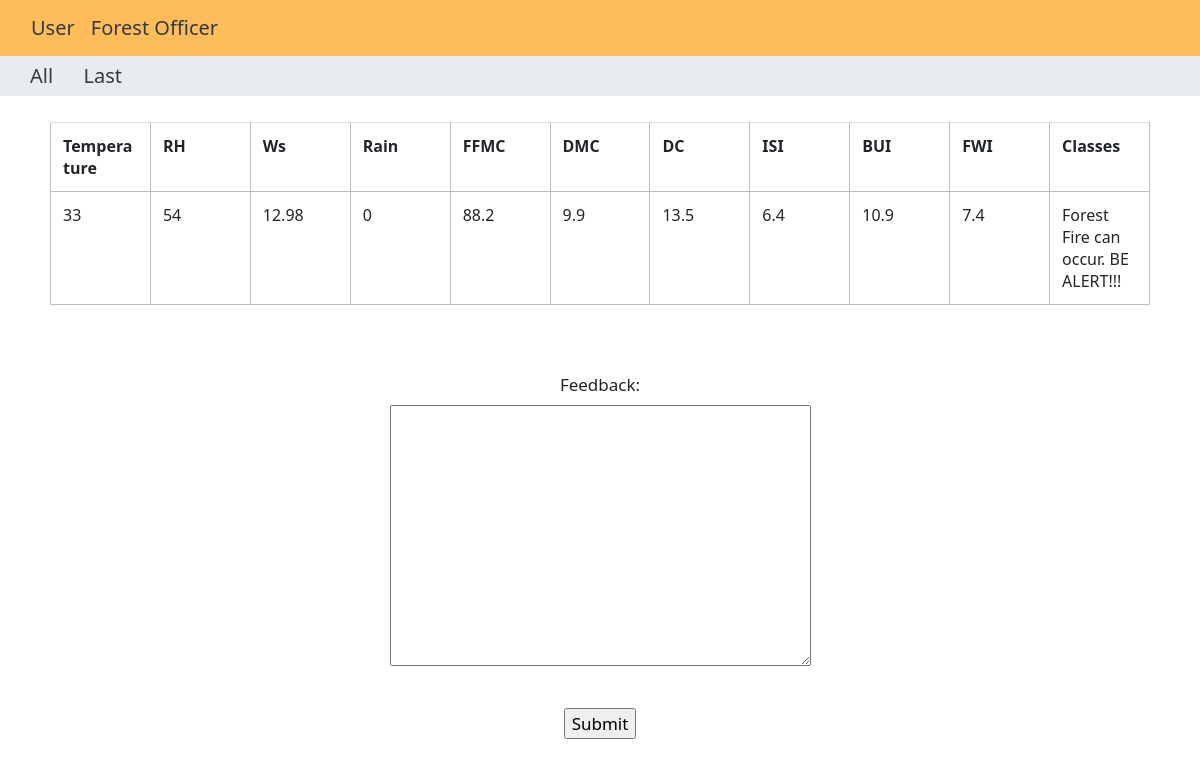
The app's page /last_users/, older data.
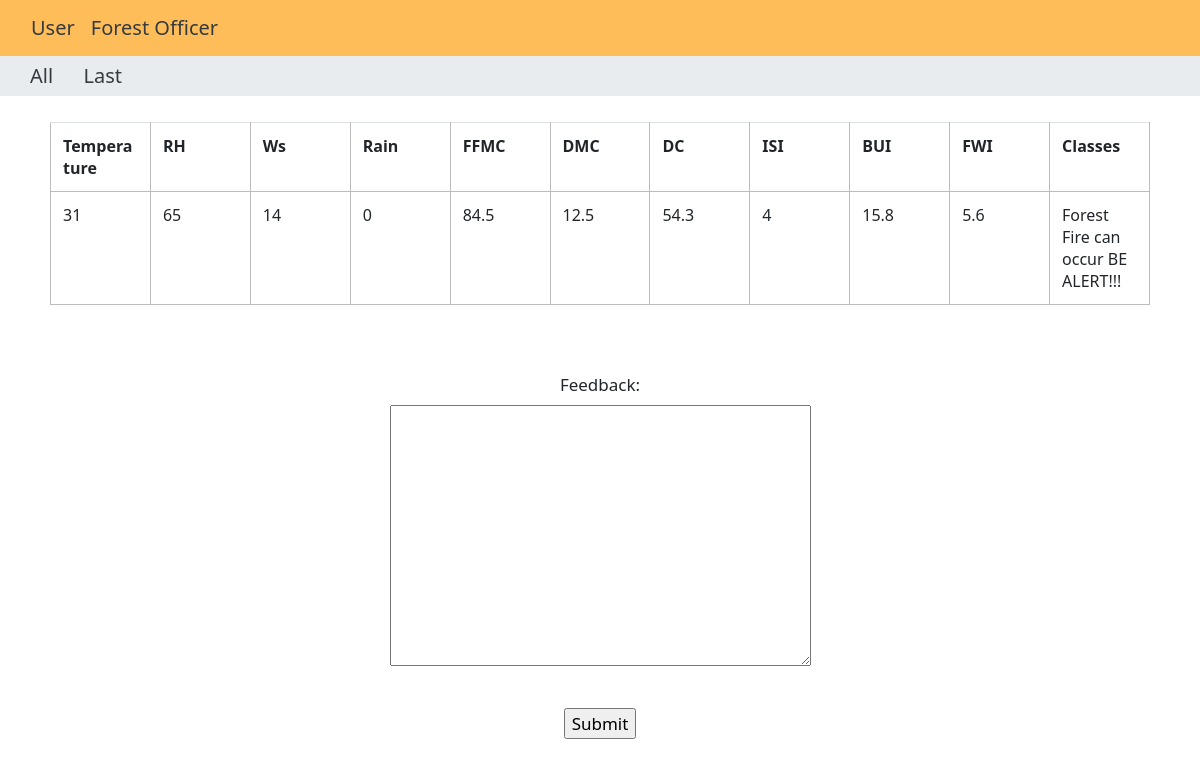
The same page, newer data.
### new/models.py (models this page shows)
class UserPredictDataModel(models.Model):
    Temperature = models.CharField(max_length=100)
    RH = models.CharField(max_length=100)
    Ws = models.CharField(max_length=100)
    Rain = models.CharField(max_length=100)
    FFMC = models.CharField(max_length=100)
    DMC = models.CharField(max_length=100)
    DC = models.CharField(max_length=100)
    ISI = models.CharField(max_length=100)
    BUI = models.CharField(max_length=100)
    FWI = models.CharField(max_length=100)
    Classes = models.CharField(max_length=100)

### new/views.py (the view)
# urls.py: path('last_users/',views.view_last,name='details_last'),
def view_last(request):
    if request.method == "POST":
        form = forms.FeedForm(request.POST)
        if form.is_valid():
            form.save()
            model = models.UserPredictDataModel.objects.latest('id')
            return render(request, 'new/last.html', {'model': model, 'msg': 'Feedback sent'})
        else:
            model = models.UserPredictDataModel.objects.latest('id')
            return render(request, 'new/last.html', {'model': model, 'msg': 'Feedback Error'})
    else:
        form = forms.FeedForm()
        model = models.UserPredictDataModel.objects.latest('id')
    return render(request, 'new/last.html', {'model': model, 'form': form})

### new/forms.py
class FeedForm(forms.ModelForm):
    class Meta():
        model = FeedModel
        fields = '__all__'

### new/templates/new/last.html (shortened to what this page needs)
{% extends 'new/base.html' %}
{% load static %}
{% block content %}
<body>
    <div>
		<div style="background-color: #e9ecef;">
		    <a class="navbar-brand text-dark" style="margin-left: 30px;" href="{% url 'details_all' %}">All</a>
		    <a class="navbar-brand text-dark" style="margin-left: 10px;" href="{% url 'details_last' %}">Last</a>
	    </div>
        <br>
        <center>
        <div class="feed_table">
            <table class="table" border="default" style="table-layout: fixed;">
            <tr>
                <th>Temperature</th><th>RH</th><th>Ws</th>
                <th>Rain</th><th>FFMC</th><th>DMC</th>
                <th>DC</th>
                <th>ISI</th><th>BUI</th><th>FWI</th><th>Classes</th>
            </tr>
                <tr>
                    <td>{{model.Temperature}}</td><td>{{model.RH}}</td>
                    <td>{{model.Ws}}</td><td>{{model.Rain}}</td>
                    <td>{{model.FFMC}}</td><td>{{model.DMC}}</td>
                    <td>{{model.DC}}</td><td>{{model.ISI}}</td>
                    <td>{{model.BUI}}</td><td>{{model.FWI}}</td>
                    <td>{{model.Classes}}</td>
                </tr>
            </table>
        </div>
        </center>
        <br><br>
        <div>
        <center>
            <form action="{% url 'details_last' %}" method="POST">
                {% for f in form %}
                <p>
                    {{ f.label_tag }}<br>
                    {{ f }}
                </p>
                {% endfor %}
                <br>
                {% if not msg %}
                    <input type="submit">
                {% else %}
                    {{msg}}
                {% endif %}
            </form>
        </center>
        </div>
{% endblock content %}

### new/templates/new/base.html (shortened to what this page needs)
{% load static %}
<html lang="en">
<head>
    <link rel="stylesheet" href="{% static 'css/bootstrap.css' %}">
    <link rel="stylesheet" href="{% static 'css/master.css' %}">
</head>
<body>
  {% if user.is_authenticated %}
  <nav class="navbar navbar-expand-lg" style="background-color: #ff9a03a6;">
    <div class="container-fluid">
      <div class="collapse navbar-collapse" id="navbarNav">
        <ul class="navbar-nav">
          <li class="nav-item">
            <a class="navbar-brand text-dark" style="margin-left: 1250px; margin-bottom: -50px" href="{% url 'logout' %}">Logout</a>
          </li>
        </ul>
      </div>
    </div>
  </nav>
  {% else %}
  <nav class="navbar navbar-expand-lg" style="background-color: #ff9a03a6;">
    <div class="container-fluid">
      <div class="collapse navbar-collapse" id="navbarNav">
        <ul class="navbar-nav">
          <li class="nav-item">
            <a class="navbar-brand text-dark" aria-current="page" href="{% url 'home_view' %}">User</a>
          </li>
          <li class="nav-item">
            <a class="navbar-brand text-dark" href="{% url 'login' %}">Forest Officer</a>
          </li>
        </ul>
      </div>
    </div>
  </nav>
  {% endif %}
      {% block content %}
      {% endblock content %}
</body>
</html>

### new/templates/new/base.html (style rules this page uses)
* { box-sizing: border-box; }
body { margin: 0; font-family: system-ui, -apple-system, BlinkMacSystemFont, 'Segoe UI', Roboto, Oxygen, Ubuntu, Cantarell, 'Open Sans', 'Helvetica Neue', sans-serif; font-size: 17px; }
th,td { border-style:solid; border-width:1px; border-color:#BCBCBC; word-wrap:break-word; }
.feed_table { margin-left: 50px; margin-right: 50px; }

Row changes from the older to the newer data that the page shows:
removed UserPredictDataModel: Temperature "33", RH "54", Ws "12.98", Rain "0", FFMC "88.2", DMC "9.9", DC "13.5", ISI "6.4", BUI "10.9", FWI "7.4", Classes "Forest Fire can occur. BE ALERT!!!"
now on this page (row edited): UserPredictDataModel: Temperature "31", RH "65", Ws "14", Rain "0", FFMC "84.5", DMC "12.5", DC "54.3", ISI "4", BUI "15.8", FWI "5.6", Classes "Forest Fire can occur BE ALERT!!!"
